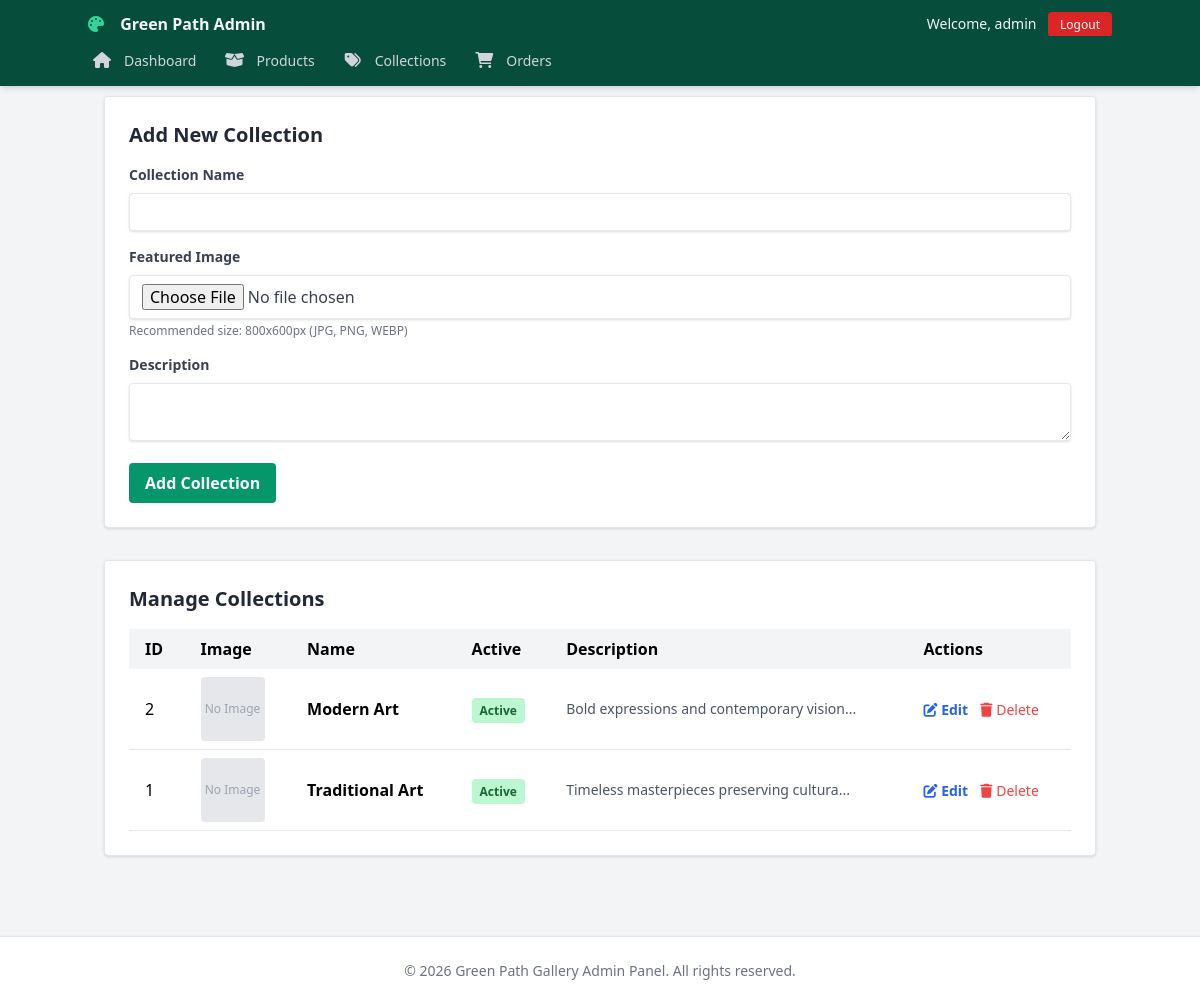
The app's page /admin/categories.php (signed in) with its own data.
### tables this page shows
CREATE TABLE IF NOT EXISTS categories (
    id INT AUTO_INCREMENT PRIMARY KEY,
    name VARCHAR(100) NOT NULL,
    slug VARCHAR(100) NOT NULL UNIQUE,
    description TEXT,
    image_path VARCHAR(255),
    is_active BOOLEAN DEFAULT TRUE,
    created_at TIMESTAMP DEFAULT CURRENT_TIMESTAMP
);

### admin/categories.php (the view, shortened to what this page needs)
<?php include 'includes/header.php';
$edit_mode = false;
$edit_data = null;
?>
<div class="w-full bg-white border rounded shadow p-6 mb-8">
    <div class="flex justify-between items-center mb-4">
        <h2 class="text-xl font-bold text-gray-800"><?php echo $edit_mode ? 'Edit Collection' : 'Add New Collection'; ?>
        </h2>
    </div>
    <form method="POST" action="categories.php" enctype="multipart/form-data" class="flex flex-col gap-4">
        <div>
            <label class="block text-gray-700 text-sm font-bold mb-2">Collection Name</label>
            <input type="text" name="name" value="<?php echo htmlspecialchars($edit_data['name'] ?? ''); ?>" required
                class="shadow appearance-none border rounded w-full py-2 px-3 text-gray-700 leading-tight focus:outline-none focus:shadow-outline focus:border-emerald-500">
        </div>
        <div>
            <label class="block text-gray-700 text-sm font-bold mb-2">Featured Image</label>
            <input type="file" name="image" accept="image/*"
                class="shadow appearance-none border rounded w-full py-2 px-3 text-gray-700 leading-tight focus:outline-none focus:shadow-outline focus:border-emerald-500">
            <p class="text-xs text-gray-500 mt-1">Recommended size: 800x600px (JPG, PNG, WEBP)</p>
        </div>
        <div>
            <label class="block text-gray-700 text-sm font-bold mb-2">Description</label>
            <textarea name="description"
                class="shadow appearance-none border rounded w-full py-2 px-3 text-gray-700 leading-tight focus:outline-none focus:shadow-outline focus:border-emerald-500"><?php echo htmlspecialchars($edit_data['description'] ?? ''); ?></textarea>
        </div>
        <button type="submit" name="save_category"
            class="bg-emerald-600 hover:bg-emerald-700 text-white font-bold py-2 px-4 rounded focus:outline-none focus:shadow-outline w-max">
            <?php echo $edit_mode ? 'Update Collection' : 'Add Collection'; ?>
        </button>
    </form>
</div>
<div class="w-full bg-white border rounded shadow p-6">
    <h2 class="text-xl font-bold mb-4 text-gray-800">Manage Collections</h2>
    <table class="w-full text-left table-auto">
        <thead>
            <tr class="bg-gray-100">
                <th class="px-4 py-2">ID</th>
                <th class="px-4 py-2">Image</th>
                <th class="px-4 py-2">Name</th>
                <th class="px-4 py-2">Active</th>
                <th class="px-4 py-2">Description</th>
                <th class="px-4 py-2">Actions</th>
            </tr>
        </thead>
        <tbody>
            <?php
            $result = $conn->query("SELECT * FROM categories ORDER BY id DESC");
            while ($row = $result->fetch_assoc()):
                $is_active = $row['is_active'];
                ?>
                <tr class="border-b">
                    <td class="px-4 py-2"><?php echo $row['id']; ?></td>
                    <td class="px-4 py-2">
                        <?php if ($row['image_path']): ?>
                            <img src="../<?php echo $row['image_path']; ?>" alt="Collection Image"
                                class="w-16 h-16 object-cover rounded">
                        <?php else: ?>
                            <div class="w-16 h-16 bg-gray-200 rounded flex items-center justify-center text-gray-400 text-xs">No
                                Image</div>
                        <?php endif; ?>
                    </td>
                    <td class="px-4 py-2 font-bold"><?php echo htmlspecialchars($row['name']); ?></td>
                    <td class="px-4 py-2">
                        <a href="categories.php?toggle_status=<?php echo $row['id']; ?>"
                            class="px-2 py-1 rounded text-xs font-bold <?php echo $is_active ? 'bg-green-200 text-green-800' : 'bg-red-200 text-red-800'; ?>">
                            <?php echo $is_active ? 'Active' : 'Inactive'; ?>
                        </a>
                    </td>
                    <td class="px-4 py-2 text-sm text-gray-600">
                        <?php echo substr(htmlspecialchars($row['description']), 0, 40) . '...'; ?></td>
                    <td class="px-4 py-2">
                        <a href="categories.php?edit=<?php echo $row['id']; ?>"
                            class="text-blue-600 hover:text-blue-800 text-sm mr-2 font-bold"><i class="fas fa-edit"></i>
                            Edit</a>
                        <a href="categories.php?delete=<?php echo $row['id']; ?>" onclick="return confirm('Are you sure?')"
                            class="text-red-500 hover:text-red-700 text-sm"><i class="fas fa-trash"></i> Delete</a>
                    </td>
                </tr>
            <?php endwhile; ?>
        </tbody>
    </table>
</div>
<?php include 'includes/footer.php'; ?>

### admin/includes/header.php (shortened to what this page needs)
<!DOCTYPE html>
<html lang="en">
<head>
    <script src="https://cdn.tailwindcss.com"></script>
    <link href="https://cdnjs.cloudflare.com/ajax/libs/font-awesome/6.0.0/css/all.min.css" rel="stylesheet">
</head>
<body class="bg-gray-100 font-sans leading-normal tracking-normal">
    <nav class="bg-emerald-900 shadow-md fixed w-full z-10 top-0 transition-all duration-300">
        <div class="w-full container mx-auto flex flex-wrap items-center mt-0 pt-3 pb-3 md:pb-0">
            <div class="w-1/2 pl-2 md:pl-0">
                <a class="text-gray-100 text-base xl:text-xl no-underline hover:no-underline font-bold"
                    href="index.php">
                    <i class="fas fa-palette text-emerald-400 pr-3"></i> Green Path Admin
                </a>
            </div>
            <div class="w-1/2 pr-0">
                <div class="flex relative inline-block float-right">
                    <div class="relative text-sm text-gray-100">
                        <span class="mr-2">Welcome,
                            <?php echo htmlspecialchars($_SESSION['admin_username']); ?>
                        </span>
                        <a href="logout.php"
                            class="bg-red-600 hover:bg-red-700 text-white px-3 py-1 rounded text-xs">Logout</a>
                    </div>
                </div>
            </div>
            <div class="w-full flex-grow lg:flex lg:items-center lg:w-auto hidden lg:block mt-2 lg:mt-0 bg-emerald-900 z-20"
                id="nav-content">
                <ul class="list-reset lg:flex flex-1 items-center px-4 md:px-0">
                    <li class="mr-6 my-2 md:my-0">
                        <a href="index.php"
                            class="block py-1 md:py-3 pl-1 align-middle text-gray-300 no-underline hover:text-white border-b-2 border-transparent hover:border-emerald-400">
                            <i class="fas fa-home fa-fw mr-3"></i><span class="pb-1 md:pb-0 text-sm">Dashboard</span>
                        </a>
                    </li>
                    <li class="mr-6 my-2 md:my-0">
                        <a href="products.php"
                            class="block py-1 md:py-3 pl-1 align-middle text-gray-300 no-underline hover:text-white border-b-2 border-transparent hover:border-emerald-400">
                            <i class="fas fa-box-open fa-fw mr-3"></i><span class="pb-1 md:pb-0 text-sm">Products</span>
                        </a>
                    </li>
                    <li class="mr-6 my-2 md:my-0">
                        <a href="categories.php"
                            class="block py-1 md:py-3 pl-1 align-middle text-gray-300 no-underline hover:text-white border-b-2 border-transparent hover:border-emerald-400">
                            <i class="fas fa-tags fa-fw mr-3"></i><span class="pb-1 md:pb-0 text-sm">Collections</span>
                        </a>
                    </li>
                    <li class="mr-6 my-2 md:my-0">
                        <a href="orders.php"
                            class="block py-1 md:py-3 pl-1 align-middle text-gray-300 no-underline hover:text-white border-b-2 border-transparent hover:border-emerald-400">
                            <i class="fas fa-shopping-cart fa-fw mr-3"></i><span
                                class="pb-1 md:pb-0 text-sm">Orders</span>
                        </a>
                    </li>
                </ul>
            </div>
        </div>
    </nav>
    <div class="container mx-auto mt-24 md:mt-18 pb-8 px-4">

### admin/includes/footer.php
</div>
<footer class="bg-white border-t border-gray-200 shadow mt-12 py-6">
    <div class="container mx-auto text-center px-4">
        <p class="text-gray-500 text-sm">
            &copy;
            <?php echo date("Y"); ?> Green Path Gallery Admin Panel. All rights reserved.
        </p>
    </div>
</footer>
</body>
</html>

### admin/includes/header.php (style rules this page uses)
body { font-family: 'Inter', sans-serif; }

### records on screen
categories: id "2", shows "No Image", name "Modern Art", is_active "Active", description "Bold expressions and contemporary vision"
categories: id "1", shows "No Image", name "Traditional Art", is_active "Active", description "Timeless masterpieces preserving cultura"

### other values on screen
$_SESSION['admin_username'] "admin"
